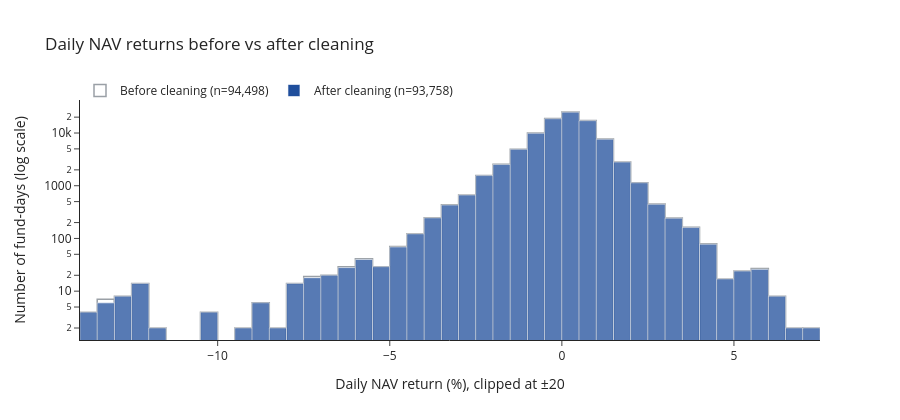

Source (notebook cell):
### Markdown cell above
## Plot A · before vs after cleaning

### Code cell
# ---- Plot A: daily returns BEFORE vs AFTER cleaning ----
raw = pd.read_parquet(RAW_P)
raw = raw[raw["Option"].str.upper().str.contains("GROWTH")]
raw["NAV"]  = pd.to_numeric(raw["Net Asset Value"], errors="coerce")
raw["Date"] = pd.to_datetime(raw["Date"], format="%d-%b-%Y", errors="coerce")
raw = raw.sort_values(["Scheme Code", "Date"])
gap = raw.groupby("Scheme Code")["Date"].diff().dt.days
raw["ret"] = raw.groupby("Scheme Code")["NAV"].pct_change() * 100
raw.loc[gap > 7, "ret"] = np.nan

cl = pd.read_parquet(CLEAN_P).sort_values(["MF_ID", "Plan", "Date"])
gap = cl.groupby(["MF_ID", "Plan"])["Date"].diff().dt.days
cl["ret"] = cl.groupby(["MF_ID", "Plan"])["NAV"].pct_change() * 100
cl.loc[gap > 7, "ret"] = np.nan

b, a = raw["ret"].dropna(), cl["ret"].dropna()
nb_, na_ = int((b.abs() > 3).sum()), int((a.abs() > 3).sum())
bins = dict(start=-20, end=20, size=0.5)
fig = go.Figure()
fig.add_histogram(x=b.clip(-20, 20), xbins=bins, name=f"Before cleaning (n={len(b):,})",
                  marker=dict(color="rgba(0,0,0,0)", line=dict(color=GREY, width=1.5)))
fig.add_histogram(x=a.clip(-20, 20), xbins=bins, name=f"After cleaning (n={len(a):,})",
                  marker=dict(color=HI, opacity=0.75))
fig.update_yaxes(type="log", title_text="Number of fund-days (log scale)")
fig.update_xaxes(title_text="Daily NAV return (%), clipped at ±20")
fig.update_layout(barmode="overlay", title="Daily NAV returns before vs after cleaning",
                  template="simple_white", legend=dict(orientation="h", y=1.1), height=420)
fig.show()
print(f"Days with |return| > 3%: {nb_:,} before vs {na_:,} after cleaning "
      f"(largest move {b.abs().max():.1f}% before, {a.abs().max():.1f}% after).")

### Figure 1 — Plotly figure (JSON) as saved in the notebook; plotly's stock layout.template omitted (floating-point values rounded to 4 significant figures; data arrays with more than 128 entries replaced by an {"elided": "..."} marker saying what was removed)
{"data": [{"marker": {"color": "rgba(0,0,0,0)", "line": {"color": "#9aa0a6", "width": 1.5}}, "name": "Before cleaning (n=94,498)", "type": "histogram", "x": {"elided": "94498 float values"}, "xbins": {"end": 20, "size": 0.5, "start": -20}}, {"marker": {"color": "#1f4e9c", "opacity": 0.75}, "name": "After cleaning (n=93,758)", "type": "histogram", "x": {"elided": "93758 float values"}, "xbins": {"end": 20, "size": 0.5, "start": -20}}], "layout": {"barmode": "overlay", "height": 420, "legend": {"orientation": "h", "y": 1.1}, "title": {"text": "Daily NAV returns before vs after cleaning"}, "xaxis": {"title": {"text": "Daily NAV return (%), clipped at ±20"}}, "yaxis": {"title": {"text": "Number of fund-days (log scale)"}, "type": "log"}}}
